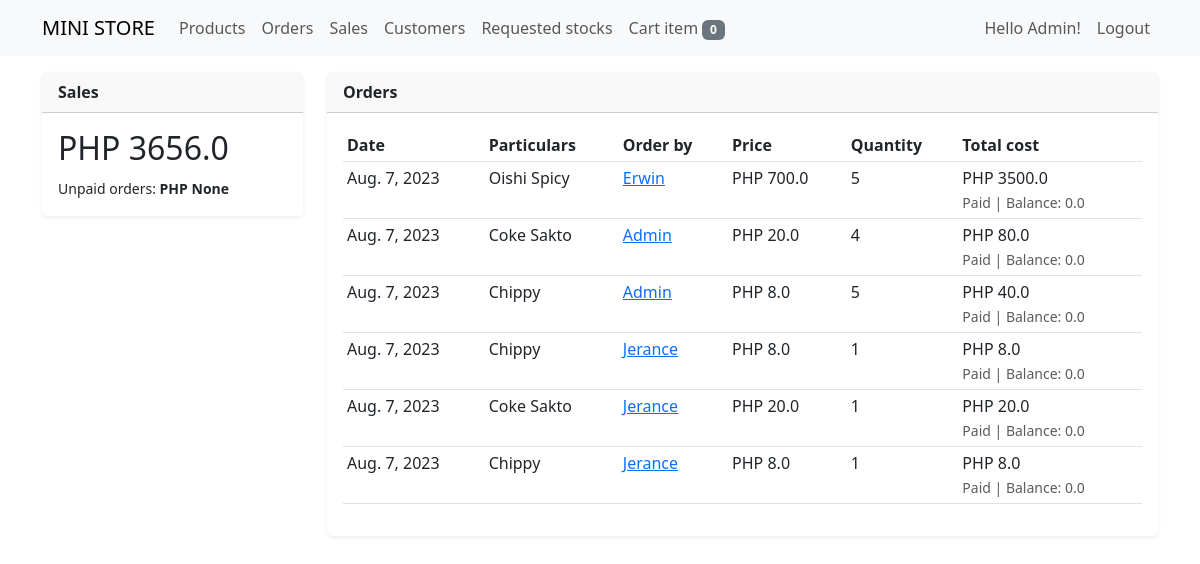
/sales (signed in), run on an earlier commit of the app's database.
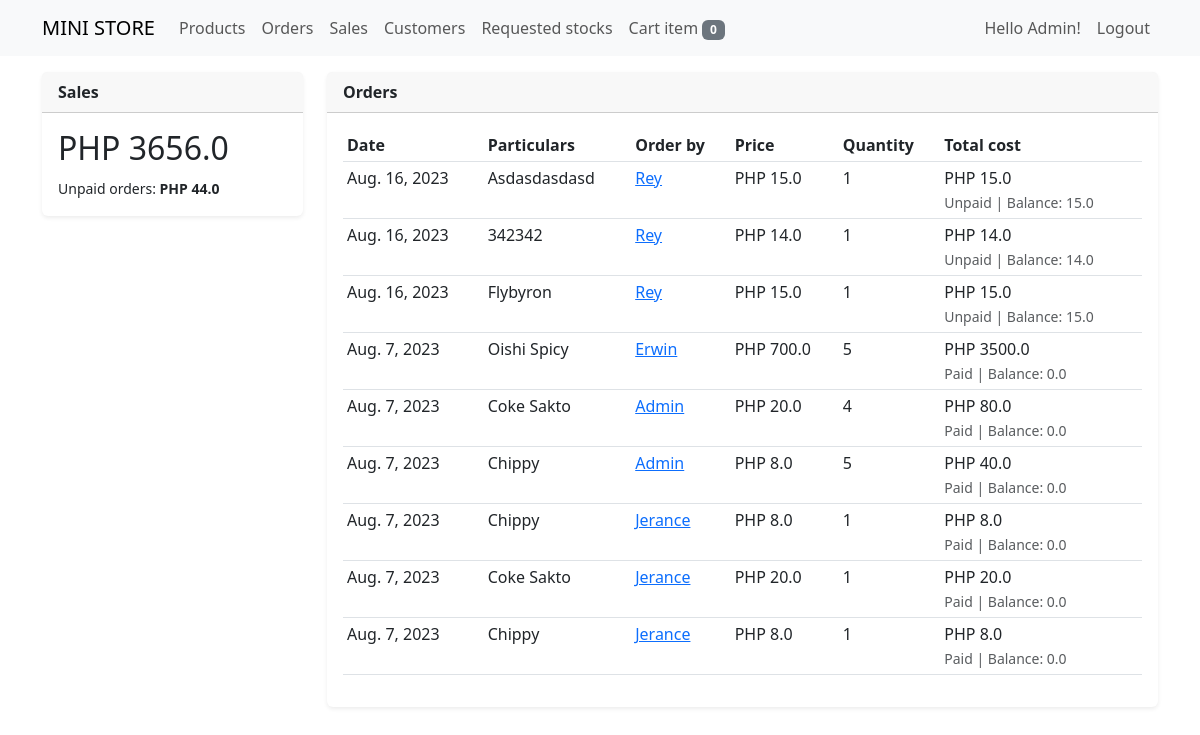
And on a later commit of the database.
### store/models.py (models this page shows, shortened)
class OrderTransaction(models.Model):
    order_id = models.CharField(max_length=12, unique=True)
    customer = models.ForeignKey(User, on_delete=models.CASCADE)
    product = models.ForeignKey(Product, on_delete=models.CASCADE)
    price = models.FloatField()
    quantity = models.PositiveIntegerField()
    total_amount = models.FloatField()
    is_paid = models.BooleanField(default=False)
    is_accepted = models.BooleanField(default=False)
    created = models.DateTimeField(auto_now_add=True)
    class Meta:
        ordering = ['-is_accepted','-created']
    @property
    def get_cost(self):
        cost = self.price * self.quantity
        return cost
    @property
    def balance(self):
        if not self.is_paid:
            balance = self.get_cost
        else:
            balance = 0.0
        return balance

class TimeStampedModel(models.Model):
    created = models.DateTimeField(auto_now_add=True)
    updated = models.DateTimeField(auto_now=True)
    class Meta:
        ordering = ('-updated','-created')

class Product(TimeStampedModel):
    user = models.ForeignKey(User, on_delete=models.CASCADE)
    bar_code = models.CharField(max_length=20, unique=True)
    name = models.CharField(max_length=200)
    category = models.ForeignKey(Category, on_delete=models.CASCADE, blank=True, null=True)
    cost = models.FloatField()
    price = models.FloatField()
    quantity = models.IntegerField()
    image = models.ImageField(upload_to=image_directory_path, blank=True, null=True)
    on_display = models.BooleanField(default=True, verbose_name="this product is available?")

### store/views/order_view.py (the view)
# urls.py: path('sales', sales_view, name='sales_view'),
@login_required
@permission_required("store.view_ordertransaction", raise_exception=True)
def sales_view(request):
    orders = OrderTransaction.objects.all()
    paid_orders = OrderTransaction.objects.filter(Q(is_paid=True), Q(is_accepted=True)).aggregate(total=(Sum(F('price') * F('quantity'))))
    unpaid_orders = OrderTransaction.objects.filter(Q(is_paid=False), Q(is_accepted=True)).aggregate(total=(Sum(F('price') * F('quantity'))))
    cart = Cart(request)
    cart_items = cart.__len__()
    context = {
        "title": "sales",
        "orders": orders,
        "cart_items": cart_items,
        "paid_orders": paid_orders['total'],
        "unpaid_orders": unpaid_orders['total']
    }
    return render(request, 'sales_view.html', context)

### store/cartitem.py (called while the page is built)
    def __len__(self):
        return sum(item['quantity'] for item in self.cart.values())

### store/templates/sales_view.html
{% extends 'base.html' %}
{% block content %}
<div class="row">
    <div class="col-sm-3">
        <div class="card border-0 shadow-sm mt-3">
            <div class="card-header">
                <strong>Sales</strong>
            </div>
            <div class="card-body">
                <h2>PHP {{ paid_orders }}</h2>
                <small>Unpaid orders: <b>PHP {{ unpaid_orders }}</b></small>
            </div>
        </div>
    </div>
    <div class="col-sm-9">
        <div class="card border-0 shadow-sm mt-3">
            <div class="card-header">
                <strong>Orders</strong>
            </div>
            <div class="card-body">
                <table class="table table-sm" id="myTable">
                    <thead>
                        <tr>
                            <th>Date</th>
                            <th>Particulars</th>
                            <th>Order by</th>
                            <th>Price</th>
                            <th>Quantity</th>
                            <th>Total cost</th>
                        </tr>
                    </thead>
                    <tbody>
                        {% for order in orders %}
                        <tr>
                            <td>{{ order.created|date }}</td>
                            <td>{{order.product.name|title}}</td>
                            <td>
                                <a href="">{{ order.customer.username|title }}</a></td>
                            <td>PHP {{order.price}}</td>
                            <td>{{order.quantity}}</td>
                            <td>
                                PHP {{ order.get_cost }} <br>
                                <small class="text-muted">
                                    {% if not order.is_paid %}
                                    Unpaid
                                    {% else %}
                                    Paid
                                    {% endif %}
                                    | Balance: {{ order.balance }}
                                </small>
                            </td>
                        </tr>
                        {% endfor %}
                    </tbody>
                </table>
            </div>
        </div>
    </div>
</div>
{% endblock %}

What changed in the data, as far as the page shows it:
added OrderTransaction: created "Aug. 16, 2023", product.name "Asdasdasdasd", customer.username "Rey", price "15.0", quantity "1", get_cost "15.0", shows "Unpaid", balance "15.0"
added OrderTransaction: created "Aug. 16, 2023", product.name "342342", customer.username "Rey", price "14.0", quantity "1", get_cost "14.0", shows "Unpaid", balance "14.0"
added OrderTransaction: created "Aug. 16, 2023", product.name "Flybyron", customer.username "Rey", price "15.0", quantity "1", get_cost "15.0", shows "Unpaid", balance "15.0"
Also different on the page:
{{ unpaid_orders }}: "None" → "44.0"
